Frame 1 (no input): blank canvas, image omitted
Frame 60 (no input): blank canvas, image omitted
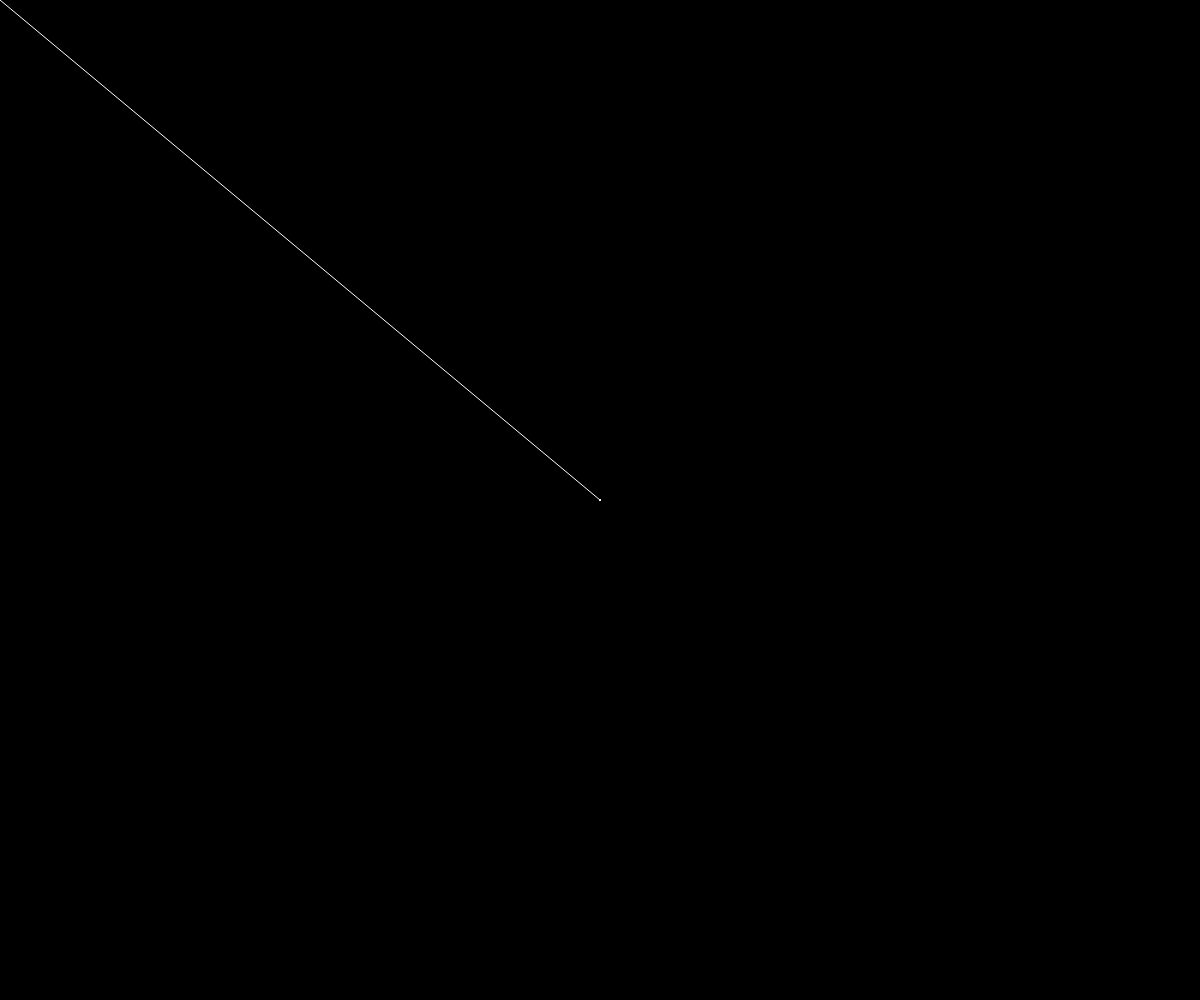
Frame 120 (the mouse pressed at the canvas centre since frame 60)

The p5.js sketch whose frames 1 and 60 were blank and that drew this single picture after the mouse press (run headless with seeded random() and noise() and a simulated clock; from frame 60 on, the mouse is pressed at the canvas centre):

// p5.js sketch
// ── sketch.js
function setup()
{
    frameRate(240);
createCanvas(windowWidth,windowHeight);
background(0);
}

function draw(){

stroke(255);
if(mouseIsPressed == true){
line(mouseX,mouseY,pmouseX,pmouseY)
}
}

function keyPressed()

{
if(keyCode = 27)
{
background(0);
}
}
// ── aldipaint.html
<!DOCTYPE html>
<html lang="da">

  <head>
    <meta charset="utf-8">
    <meta name="viewport" content="width=device-width, initial-scale=1.0">
    <title>p5.js example</title>
    <style>
      body {
        padding: 0;
        margin: 0;
      }
    </style>
    <script src="./p5.js"></script>
    <script src="sketch.js"></script>
  </head>

  <body>
    <main>
    </main>
  </body>

</html>
